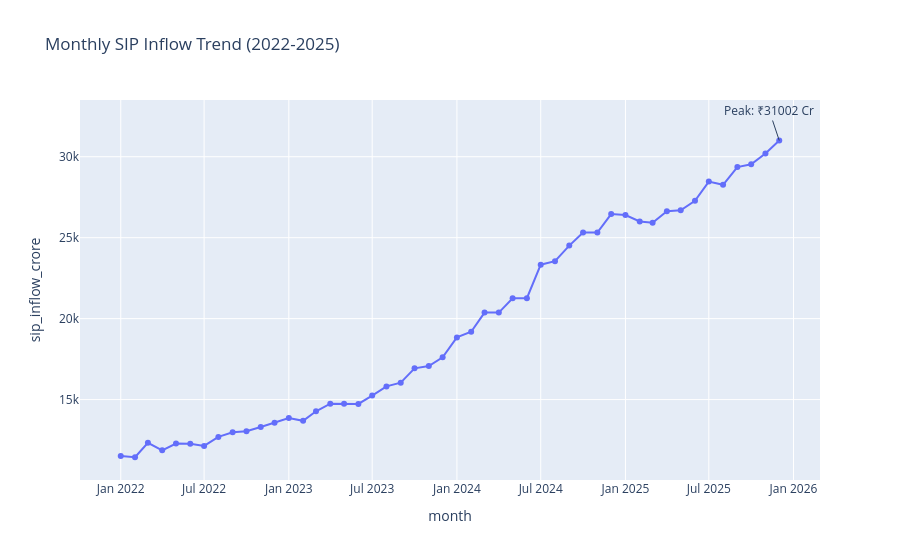

The cell this chart's notebook holds for it:
### Code cell
fig = px.line(
    sip,
    x="month",
    y="sip_inflow_crore",
    markers=True,
    title="Monthly SIP Inflow Trend (2022-2025)"
)

peak = sip.loc[sip["sip_inflow_crore"].idxmax()]

fig.add_annotation(
    x=str(peak["month"]),      # Convert to string
    y=peak["sip_inflow_crore"],
    text=f"Peak: ₹{peak['sip_inflow_crore']} Cr",
    showarrow=True
)

fig.show()

### Figure 1 — Plotly figure (JSON) as saved in the notebook; plotly's stock layout.template omitted (floating-point values rounded to 4 significant figures)
{"data": [{"hovertemplate": "month=%{x}<br>sip_inflow_crore=%{y}<extra></extra>", "legendgroup": "", "line": {"color": "#636efa", "dash": "solid"}, "marker": {"symbol": "circle"}, "mode": "lines+markers", "name": "", "orientation": "v", "showlegend": false, "type": "scatter", "x": ["2022-01-01T00:00:00", "2022-02-01T00:00:00", "2022-03-01T00:00:00", "2022-04-01T00:00:00", "2022-05-01T00:00:00", "2022-06-01T00:00:00", "2022-07-01T00:00:00", "2022-08-01T00:00:00", "2022-09-01T00:00:00", "2022-10-01T00:00:00", "2022-11-01T00:00:00", "2022-12-01T00:00:00", "2023-01-01T00:00:00", "2023-02-01T00:00:00", "2023-03-01T00:00:00", "2023-04-01T00:00:00", "2023-05-01T00:00:00", "2023-06-01T00:00:00", "2023-07-01T00:00:00", "2023-08-01T00:00:00", "2023-09-01T00:00:00", "2023-10-01T00:00:00", "2023-11-01T00:00:00", "2023-12-01T00:00:00", "2024-01-01T00:00:00", "2024-02-01T00:00:00", "2024-03-01T00:00:00", "2024-04-01T00:00:00", "2024-05-01T00:00:00", "2024-06-01T00:00:00", "2024-07-01T00:00:00", "2024-08-01T00:00:00", "2024-09-01T00:00:00", "2024-10-01T00:00:00", "2024-11-01T00:00:00", "2024-12-01T00:00:00", "2025-01-01T00:00:00", "2025-02-01T00:00:00", "2025-03-01T00:00:00", "2025-04-01T00:00:00", "2025-05-01T00:00:00", "2025-06-01T00:00:00", "2025-07-01T00:00:00", "2025-08-01T00:00:00", "2025-09-01T00:00:00", "2025-10-01T00:00:00", "2025-11-01T00:00:00", "2025-12-01T00:00:00"], "xaxis": "x", "y": [11517, 11438, 12328, 11863, 12286, 12276, 12140, 12694, 12976, 13040, 13306, 13573, 13856, 13687, 14276, 14749, 14749, 14734, 15245, 15814, 16042, 16928, 17073, 17610, 18838, 19187, 20371, 20371, 21262, 21262, 23332, 23547, 24509, 25323, 25320, 26459, 26400, 25999, 25926, 26632, 26688, 27274, 28464, 28265, 29361, 29529, 30200, 31002], "yaxis": "y"}], "layout": {"annotations": [{"showarrow": true, "text": "Peak: ₹31002 Cr", "x": "2025-12-01 00:00:00", "y": 31002}], "legend": {"tracegroupgap": 0}, "title": {"text": "Monthly SIP Inflow Trend (2022-2025)"}, "xaxis": {"anchor": "y", "domain": [0, 1], "title": {"text": "month"}}, "yaxis": {"anchor": "x", "domain": [0, 1], "title": {"text": "sip_inflow_crore"}}}}
